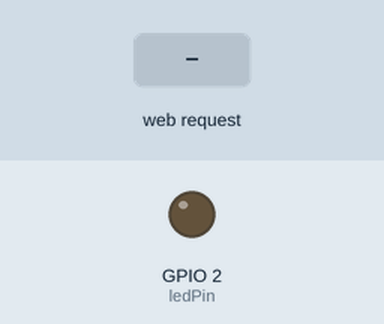
The sketch below on a simulated ESP8266 (NodeMCU). Shown: output pins drawn as LEDs (lit = HIGH). The test bench sets the inputs (shaded band). WiFi joins after 1.5 s; servers stay silent unless stated; what the sketch prints to the serial monitor is not drawn.

Above: at 2.7 s.
2.8 s: HTTP request GET /option=a received
At 3.1 s:
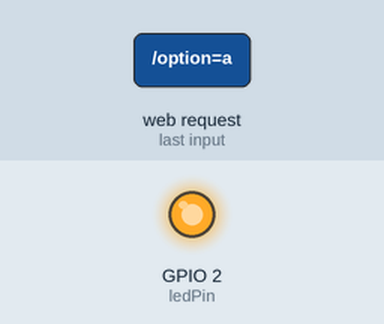
4.3 s: HTTP request GET /option=b received
At 5.5 s:
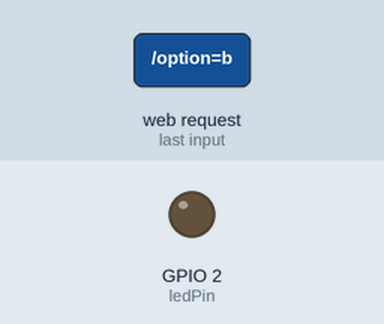
Timing chart, 0 to 7.3 s (numbered marks = the images above; inputs shaded):
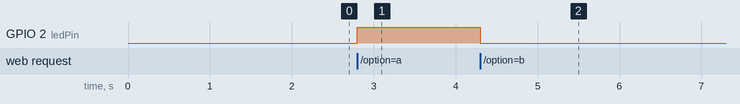

The sketch:

codeTestNodeMCU.ino
```cpp
#include <ESP8266WiFi.h>
 //SET VALUES
const char* ssid = "wifi here";//set name wifi or hospot
const char* password = "pass here";//set password
const String nameBoard="NodeMCU 0.9 (ESP-12 Module)";//this name show in app android "Serial Sensor Plot" app

String data="";
int ledPin = 2; // (D4 in nodeMCU 1.0) or (pin=2 esp8266) here conect led and turn on or off from "Serial Sensor Plot" app
int i=0;

WiFiServer server(80);

///////////////////////  SETUP  /////////////////
void setup() {
  Serial.begin(9600);
  delay(10);
  pinMode(ledPin, OUTPUT);
  digitalWrite(ledPin, LOW);
  // Connect to WiFi network
  Serial.println();
  Serial.println();
  Serial.print("Connecting to: ");
  Serial.println(ssid);
  WiFi.begin(ssid, password);

  while (WiFi.status() != WL_CONNECTED) {
    delay(500);
    Serial.print(".");
  }

  Serial.println("");
  Serial.println("WiFi connected");
  // Start the server
  server.begin();
  Serial.println("Server started");
  // Print the IP address
  String ms="URL to connect: http://"+ WiFi.localIP().toString() +"/";
  Serial.println(ms);
}


///////////////////////  LOOP /////////////////
void loop() {
  // Check if a client has connected
  WiFiClient client = server.available();
  if (!client) {return;}
  // Wait until the client sends some data
  Serial.println("new client");
  while(!client.available()){ delay(1);}

  // Read the first line of the request
  String request = client.readStringUntil('\r');
  Serial.println(request);
  client.flush();


  if (request.indexOf("/option=a") != -1){
    digitalWrite(ledPin, HIGH);
  }
  if (request.indexOf("/option=b") != -1){
    digitalWrite(ledPin, LOW);
  }


  data.concat(i+1);//here put value sensor 1
  data.concat(" ");
  data.concat(i+3);//here put value sensor 2
  data.concat(" ");
  data.concat(i+5);//here put value sensor 3
  data.concat(" ");
  data.concat(-i);//here put value sensor 4
  data.concat(" ");
  data.concat(-i-5);//here put value sensor 5
  data.concat(" ");

  // Return Response
  printResponse(client,data,nameBoard);
  data="";
  i=i+1;

  Serial.println("Client disonnected");
  Serial.println("");
  delay(1);
}


/////////////////////////////////////////////////


void printResponse(WiFiClient client,String data,String nB ){
 client.flush();
 String s = "HTTP/1.1 200 OK\r\n";
 s += "Content-Type: application/json\r\n\r\n";
 s += "{\"success\":\"1\",\"values\":\"";//no change "success":"1" used android app
 s += data;
 s += "\",\"device\":\"";
 s +=nB;
 s += "\"}\r\n";
 s += "\n";
 // Send the response to the client
 client.print(s);
}
```

Measured:
- after the input at 2.8 s, GPIO 2 (ledPin): LOW → HIGH at once
- after the input at 4.3 s, GPIO 2 (ledPin): HIGH → LOW at once
